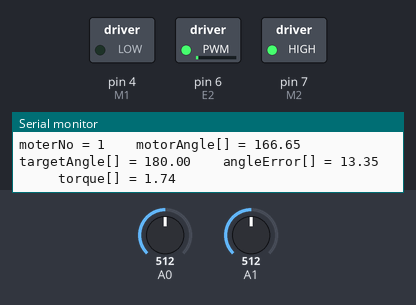
Bench run of a sketch on a simulated Arduino Uno, built with avr-gcc and run on an emulated ATmega328P. On the bench: switched loads named in the sketch (green lamp = pin HIGH), the last lines printed to the serial monitor. Inputs (shaded band) come from the test bench; at power-on: A0 = 512, A1 = 512.

Above: at 1.2 s.
1.3 s: A0 set to 716
At 1.9 s:
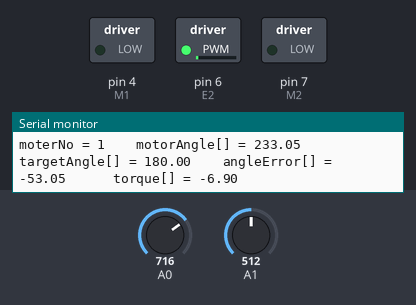
3.0 s: A1 set to 536
6.0 s: A0 set to 900
At 7.6 s:
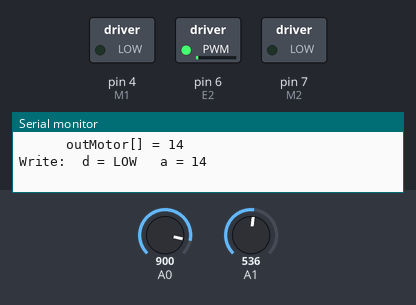
12.0 s: A0 set to 1023
At 13.5 s:
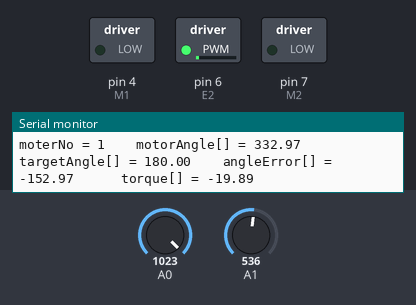
Timing chart, 0 to 15.0 s (numbered marks = the images above; inputs shaded):
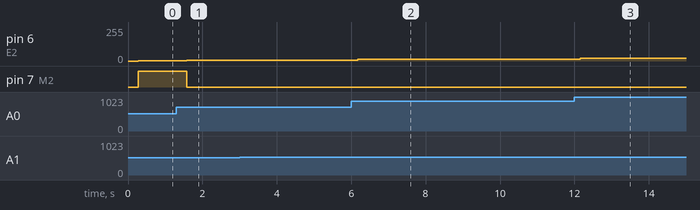

The sketch:

moterMover.ino
```cpp
#include <MsTimer2.h>
//#define print Serial.print

int movementMode; // 1=直線軌道, 2=円軌道

// Setting for MsTimer2
//タイマー用の値
unsigned long prevMilli = 0;  //前回呼び出し時間

unsigned long arrayCount = 0;  //制御配列参照用
unsigned long secCount = 0; //msカウント用

volatile int period;  //呼び出し時間間隔

//ポテンショメータのピンの設定
//左→ #1 GRD
//中→ #2 Output
//右→ #3 DC 5V
const int P[] = {1, 0};

//};

// Setting for Motor Control
//モータをコントロールするピンの設定
const int E1 = 5;
const int M1 = 4;
const int E2 = 6;
const int M2 = 7;
//const float ana2rad = 2*3.141592/360.0 * 330.0 / 1023.0;  //角度定義
const float ana2rad = 333.3 / 1024;
volatile float curAngle[2];

//volatile float Kp=1000, Kd=0.3;
volatile float Kp=0.13, Kd=0.3;

volatile float moter1l[100];
volatile float moter2l[100];
volatile float moter1c[100];
volatile float moter2c[100];

volatile float tgtAngle1[100];
volatile float tgtAngle2[100];

volatile int tgtArray; //入力した制御値の数
volatile int tgtCycle;  //往復分ループ

volatile int arrayRoopCount; //入力した制御値の数
volatile int targetCount;  //往復分ループ
volatile int secRoopCount;  //往復分ループ


//setup関数内で定義されている関数
//1フレームに1回呼び出されている
//やっていること↓
// 1, 毎フレームのカウントし、カウント数から目標角度を設定
// 2, モーターの角度と速度を読み込み
// 3, 誤差角度と角速度からトルクを算出
// 4, トルク値を正規化して代入
// 5, カウントアップ

// 目標角度は、setupの関数の中で書き込んでいます
// 任意の値を書き込めば制御可能

// csvで読み込むとしたらのコードをメモ

// BufferedReader reader;
// reader = createReader(“test.csv”);　


void debug_analogRead(){

    //Serial.println("***********************************");
//    Serial.print("analogRead(P1) = ");
//    Serial.print(analogRead(P[0]));
//    Serial.print("     ");

    Serial.print("analogRead(P2) = ");
    Serial.print(analogRead(P[1]));
    Serial.print("     ");

//    Serial.print("motorAngle[0] = ");
//    Serial.print(ana2rad * analogRead(P[0]));
//    Serial.print("     ");
    Serial.print("motorAngle[1] = ");
    Serial.println(ana2rad * analogRead(P[1]));


}

void periodicFunction() {

    unsigned long curMilli; //現在の時間カウント

    //msカウントが次の制御を行うタイミングを超えたら
    if(secCount != 10000 ){

        //モータ制御用の値
        float motorAngle[] = {0,0};   //モーターの現在位置と
        float targetAngle[] = {0,0};  //モーターの目標位置
        float angleError[] = {0,0}; //角度誤差
        float oldAngleError[] = {0,0}; //前の角度誤差
        float angleVelo[] = {0,0};  //角速度
        float oldAngle[] = {0,0};  //前角度
        float torque[] = {0,0};  //トルク
        int outMotor[] = {0,0};  //モーターの出力値

        // for checking of cycle period
        curMilli = micros(); //実行開始時から現在までの時間をカウント
        period = curMilli - prevMilli;  //前回の呼び出しからの経過時間をカウント
        prevMilli = curMilli;  //現在の時間を保存

        // Set target angle and read motor angle and velocity
        // 目標角度を設定し、モーターの角度と速度を読み込み

        //モードに応じて値をセット
        if(movementMode == 1){
            tgtCycle = 28;

            targetAngle[0] = tgtAngle1[arrayCount];
            targetAngle[1] = tgtAngle2[arrayCount];

        }else if(movementMode == 2){
            tgtCycle = 37;

            targetAngle[0] = tgtAngle1[arrayCount];
            targetAngle[1] = tgtAngle2[arrayCount];

        }

        targetAngle[0] = 180;//tgtAngle[count2];  //目標角度
        targetAngle[1] = 180;

         debug_analogRead();

        //値をセットします
        for(int moterNo =0; moterNo < 2; moterNo++){


            motorAngle[moterNo] = ana2rad * analogRead(P[moterNo]);  //1ピンから角度を読み込みradian変換
            curAngle[moterNo] = motorAngle[moterNo];  //モーターの角度を現在の角度に保存
            angleError[moterNo] = targetAngle[moterNo] - motorAngle[moterNo];  //角度誤差を算出
            angleVelo[moterNo] = motorAngle[moterNo] - oldAngle[moterNo] * 1000.0;  //角速度を算出
            //angleVelo[moterNo] = angleError[moterNo] - oldAngleError[moterNo] * 1000.0;  //角速度を算出

            oldAngleError[moterNo] = angleError[moterNo];
            oldAngle[moterNo] = motorAngle[moterNo];  //角度を保存

            // Controller calculation
            // 制御計算
            torque[moterNo] = Kp * angleError[moterNo];// - Kd * angleVelo[moterNo];  //誤差角度と角速度からトルクを算出

//
            Serial.print("moterNo = ");
            Serial.print(moterNo);

            Serial.print("    motorAngle[] = ");
            Serial.print(motorAngle[moterNo]);
//
            Serial.print("    targetAngle[] = ");
            Serial.print(targetAngle[moterNo]);
//
            Serial.print("    angleError[] = ");
            Serial.print(angleError[moterNo]);
//
//            Serial.print("angleVelo[] = ");
//            Serial.println(angleVelo[moterNo]);

            Serial.print("      torque[] = ");
            Serial.println(torque[moterNo]);


            // Output to motor driver
            // モータードライバーに書き出し
            outMotor[moterNo] = -1 * (int)torque[moterNo];  //トルクを代入
        }

        //ピンへの書き込み
//        Serial.print("outMotor[0] = " );
//        Serial.print(outMotor[0] );
//        Serial.print("    ");
//
//        Serial.print("outMotor[1] = " );
//        Serial.println(outMotor[1] );
//        Serial.println("    ");

            Serial.print("      outMotor[] = ");
            Serial.println(outMotor[1]);


        //writePin(outMotor[0], 1); //モーター1への書き込み
        writePin(outMotor[1], 2); //モーター2への書き込み

        //Serial.println("    ");


        //配列用カウンタの更新
        arrayCount++;
        if(arrayCount == arrayRoopCount){
            arrayCount = 0;
        }
        targetCount = getTgtAngle1Sec(arrayCount);

    }


    secCount++;
    if(secCount == secRoopCount){
        secCount = 0;

    }


}


void writePin(int _outMotor, int _pin){

    int E, M;

    if(_pin == 1){
        E = E1;
        M = M1;
    }else if(_pin == 2){
        E = E2;
        M = M2;
    }else {
      return;
    }

   if(_outMotor > 255) {
            digitalWrite(M, LOW);  //方向制御
            analogWrite(E, 255);  //指定したピンからアナログ値(PWM波)を出力
            Serial.println("Write:  d = LOW   a = 255" );

        } else if(_outMotor > 0) {
            digitalWrite(M, LOW);
            analogWrite(E, _outMotor);  //PWM
            Serial.print("Write:  d = LOW   a = " );
            Serial.println(_outMotor);

        } else if(_outMotor > -255) {
            digitalWrite(M, HIGH);
            analogWrite(E, -1 * _outMotor);  //PWM
            Serial.print("Write:  d = HIGH   a = " );
            Serial.println(-1 * _outMotor);

        } else {
            digitalWrite(M2, HIGH);
            analogWrite(E2, 255);  //PWM
            Serial.println("Write:  d = HIGH   a = 255" );
        }
    }


void setValue(){

    //28 *2 要素
    volatile float moter1l[] = {

        0,0
        ,0.04,-6.340191747
        ,0.08,-23.19859052
        ,0.12,-44.99999999
        ,0.16,-66.80140947
        ,0.2,-83.65980824
        ,0.24,-89.99999998
        ,0.241,-89.99999998
        ,0.28,-83.65980824
        ,0.32,-66.80140947
        ,0.36,-44.99999999
        ,0.4,-23.19859052
        ,0.44,-6.340191747
        ,0.48,0
        ,0.481,0
        ,0.52,-6.340191747
        ,0.56,-23.19859052
        ,0.6,-44.99999999
        ,0.64,-66.80140947
        ,0.68,-83.65980824
        ,0.72,-89.99999998
        ,0.721,-89.99999998
        ,0.76,-83.65980824
        ,0.8,-66.80140947
        ,0.84,-44.99999999
        ,0.88,-23.19859052
        ,0.92,-6.340191747
        ,0.96,0
        ,

    };


    //28 *2 要素
    volatile float moter2l[] =

    {
        0,0
        ,0.04,0.819376032
        ,0.08,-3.547437309
        ,0.12,-19.79031689
        ,0.16,-47.15025626
        ,0.2,-76.50024046
        ,0.24,-89.99999998
        ,0.241,-89.99999998
        ,0.28,-76.50024046
        ,0.32,-47.15025626
        ,0.36,-19.79031689
        ,0.4,-3.547437309
        ,0.44,0.819376032
        ,0.48,0
        ,0.481,0
        ,0.52,0.819376032
        ,0.56,-3.547437309
        ,0.6,-19.79031689
        ,0.64,-47.15025626
        ,0.68,-76.50024046
        ,0.72,-89.99999998
        ,0.721,-89.99999998
        ,0.76,-76.50024046
        ,0.8,-47.15025626
        ,0.84,-19.79031689
        ,0.88,-3.547437309
        ,0.92,0.819376032
        ,0.96,0

    };

    //37 *2 要素
    volatile float moder1c[] =
    {
        0,0
        ,0.03,4.03524143
        ,0.06,9.130335137
        ,0.09,14.84646976
        ,0.12,20.88973532
        ,0.15,27.03524259
        ,0.18,33.07850816
        ,0.21,38.79464278
        ,0.24,43.88973649
        ,0.27,47.92497792
        ,0.3,50.18303828
        ,0.33,49.44632369
        ,0.36,43.82617745
        ,0.39,31.77753094
        ,0.42,16.14744706
        ,0.45,4.098800519
        ,0.48,-1.521345748
        ,0.51,-2.258060358
        ,0.54,-1.11E-08
        ,0.57,4.035241414
        ,0.6,9.130335119
        ,0.63,14.84646974
        ,0.66,20.8897353
        ,0.69,27.03524257
        ,0.72,33.07850814
        ,0.75,38.79464276
        ,0.78,43.88973647
        ,0.81,47.92497791
        ,0.84,50.18303827
        ,0.87,49.4463237
        ,0.9,43.82617748
        ,0.93,31.77753099
        ,0.96,16.14744711
        ,0.99,4.098800549
        ,1.02,-1.521345739
        ,1.05,-2.258060361
        ,1.08,-2.23E-08
    };

    //37 *2 要素
    volatile float moter2c[] = {

        0,0
        ,0.03,-8.40741584
        ,0.06,-15.38719467
        ,0.09,-21.51566158
        ,0.12,-27.19154121
        ,0.15,-21.04603397
        ,0.18,-3.283623201
        ,0.21,14.27711295
        ,0.24,31.4470792
        ,0.27,47.9249779
        ,0.3,63.16415831
        ,0.33,76.05390029
        ,0.36,84.14714724
        ,0.39,82.49125339
        ,0.42,66.86116954
        ,0.45,44.41977037
        ,0.48,25.08623092
        ,0.51,10.72305974
        ,0.54,3.17E-08
        ,0.57,-8.407415815
        ,0.6,-15.38719464
        ,0.63,-21.51566156
        ,0.66,-27.1915412
        ,0.69,-21.04603403
        ,0.72,-3.283623261
        ,0.75,14.2771129
        ,0.78,31.44707914
        ,0.81,47.92497784
        ,0.84,63.16415826
        ,0.87,76.05390025
        ,0.9,84.14714722
        ,0.93,82.49125342
        ,0.96,66.86116961
        ,0.99,44.41977045
        ,1.02,25.08623098
        ,1.05,10.72305978
        ,1.08,6.34E-08
        ,

    };

    //直線軌道
    if(movementMode == 1){

        for(int i=0; i < tgtArray; i++){

            tgtAngle1[i] = 3.141592/2 + 3.141592 * (1-cos(3.141592*moter1l[i*2]/100))/2;
            tgtAngle2[i] = 3.141592/2 + 3.141592 * (1-cos(3.141592*moter2l[i*2]/100))/2;
//
//           tgtAngle1[i] = moter1l[i];
//           tgtAngle2[i] = moter2l[i];

        }
    }

    //円軌道
    else if(movementMode == 2){
        for(int i=0; i < tgtArray; i++){

            //tgtAngle1[i] = moter1c[i*2] * ;
            tgtAngle1[i] = 3.141592/2 + 3.141592 * (1-cos(3.141592*moter1c[i*2]/100))/2;

//            tgtAngle2[i] = moter2c[i*2];

            tgtAngle2[i] = 3.141592/2 + 3.141592 * (1-cos(3.141592*moter2c[i*2]/100))/2;
        }
    }
}

void setSampleValue(){

    for(int i=0; i < 3*2; i++){

        tgtAngle1[i*2] = 0.3 * (i + 1);
        tgtAngle2[i*2] = 0.3 * (i + 1);

        tgtAngle1[i*2 +1] = 180;//30 * (i + 1);
        tgtAngle2[i*2 +1] = 180;// 40 * (i + 1);
    }
}

//*************************************
//ターゲットアングル1の秒数
int getTgtAngle1Sec(int idx){

    return tgtAngle1[idx*2];
}

int getTgtAngle1Deg(int idx){

    return tgtAngle1[idx*2 +1];
}

//ターゲットアングル2の秒数
int getTgtAngle2Sec(int idx){

    return tgtAngle2[idx*2];
}

int getTgtAngle2Deg(int idx){

    return tgtAngle2[idx*2 +1];
}

//*************************************

//直線起動-モーター1
int getModer1lSec(int idx){

    return moter1l[idx*2];
}

int getModer1lDeg(int idx){

    return moter1l[idx*2 +1];
}

//直線起動-モーター2
int getModer2lSec(int idx){

    return moter1l[idx*2];
}

int getModer2lDeg(int idx){

    return moter1l[idx*2 +1];
}

//円軌道-モーター1
int getModer1cSec(int idx){

    return moter1l[idx*2];
}

int getModer1cDeg(int idx){

    return moter1l[idx*2 +1];
}

//円軌道-モーター2
int getModer2cSec(int idx){

    return moter1l[idx*2];
}

int getModer2cDeg(int idx){

    return moter1l[idx*2 +1];
}

void setup() {
    // Set up Serial Com.
    Serial.begin(9600);  //シリアル通信のデータ転送レートをbps(baud)で指定

    //制御モードをセット
    movementMode = 1; //1は直線、2は円

    // Set up motion path
    // モーションパスを指定

    //    int i;
    //    for(i=0; i<100; i++) {
    //    tgtAngle[i] = 3.141592/2 + 3.141592 * (1-cos(3.141592*i/100))/2;
    //    tgtAngle[199-i] = tgtAngle[i];
    //    }

    //setValue();
    setSampleValue();

    //直線モード
    if( movementMode == 1){
        //tgtCycle = 28;
        arrayRoopCount = 28;
        secRoopCount = 960;
        //secRoopCount = moter1l[ arrayRoopCount  *2 -1] * 1000;
        //tgtCycle = 0.96 * 1000;
    }

    //円モード
    else if( movementMode == 2){
        arrayRoopCount = 37;
        secRoopCount = 1080;
        //secRoopCount = moter1l[ arrayRoopCount  *2 -1] * 1000;
        //tgtCycle = 37;
        //tgtCycle = 1.08 * 1000;
    }

    arrayCount = 0;
    targetCount = getTgtAngle1Sec(0) * 1000;


    //  tgtCycle = 5;  //目標角度
    //  tgtLength = 200;  //目標長さ
    //  repeatTime = 10;  //繰り返し回数

    // Motor Controller
    // モーター制御
    pinMode(M1, OUTPUT);
    pinMode(M2, OUTPUT);

    //pinMode(M1, OUTPUT);

    // Set up MsTimer2
    // MsTimerのセットアップ
    MsTimer2::set(1, periodicFunction);
    //MsTimer2::set(1, periodicFunction);
    MsTimer2::start();
}

void loop() {
    // Serial Com.
    //  Serial.print(float2String(2,(curAngle*180/3.141592)));
    /*
    Serial.print("analogRead(P1) = ");
    Serial.print(analogRead(P[0]));
    Serial.println(",    ");

    Serial.print("analogRead(P2) = ");
    Serial.print(analogRead(P[1]));
    Serial.println("     ");
    */
    /*
    Serial.print("curAngle1 = ");
    Serial.print(curAngle[0]*180/3.141592);  //現在の角度を書き出し
    Serial.print("     ");
    Serial.print("tergetAngle1 = ");
    Serial.print(3.141592/2 + 3.141592 * (1-cos(3.141592*moter1l[1*2]/100))/2);
    Serial.print("     ");

    /*
    Serial.print("curAngle2 = ");
    Serial.print(curAngle[1]*180/3.141592);
    Serial.print("     ");
    */
    Serial.println(period);
}
```

Measured:
- after the input at 1.3 s, pin 6 (E2): 1/255 → 6/255 after 0.29 s; pin 7 (M2): HIGH → LOW after 0.29 s
- after the input at 6.0 s, pin 6 (E2): 6/255 → 14/255 after 0.18 s
- after the input at 12.0 s, pin 6 (E2): 14/255 → 19/255 after 0.15 s
